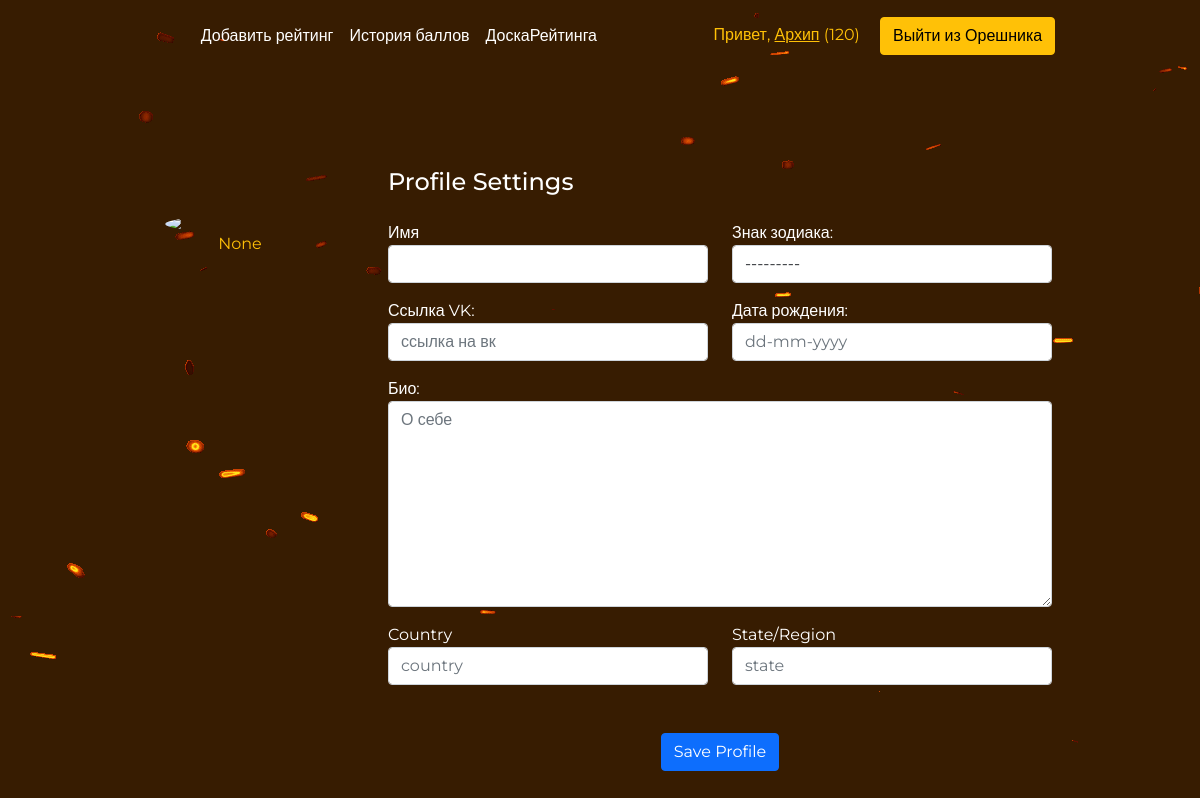
/orehus/personality/ (signed in), run on the app's committed database.
### nuts/models.py (models this page shows, shortened)
class CustomUser(AbstractUser):
    unchanged_name = models.TextField(verbose_name='Неизменяемое имя', max_length=20)
    bio = models.TextField(verbose_name='Обо мне', max_length=300, blank=True)
    rating = models.IntegerField(verbose_name='Рейтинг', default=0)
    birth_date = models.DateField(blank=True, )
    user_vk_url = models.URLField(blank=True, null=True)
    user_img = models.ImageField(upload_to='photos/%Y/%m/%d/', verbose_name='Фото', blank=True, null=True)
    user_zodiac = models.ForeignKey('UserZodiacSign', on_delete=models.PROTECT, verbose_name='Знак зодиака', null=True)
    class Meta:
        verbose_name = 'Пользователь'
        verbose_name_plural = 'Пользователи'
        ordering = ['-rating']

### nuts/views.py (the view)
# urls.py: path('orehus/personality/', user_settings, name='personality'),
def user_settings(request):
    if request.user.is_authenticated:
        if request.method == 'POST':
            form = UserSettingsForm(request.POST)
            if form.is_valid():
                user_pk = request.user.pk
                print(user_pk)
                get_current_user = CustomUser.objects.get(pk=user_pk)
                CustomUser.objects.filter(pk=user_pk).update(first_name=form.cleaned_data['first_name'])
                CustomUser.objects.filter(pk=user_pk).update(user_vk_url=form.cleaned_data['user_vk_url'])
                CustomUser.objects.filter(pk=user_pk).update(user_zodiac=form.cleaned_data['user_zodiac'])
                CustomUser.objects.filter(pk=user_pk).update(birth_date=form.cleaned_data['birth_date'])
                print(get_current_user)
                return render(request, 'personality.html', {"form": form})
        else:
            form = UserSettingsForm()
            user_pk = request.user.pk
            print(user_pk)
        return render(request, 'personality.html', {"form": form})
    else:
        redirect('login')

### nuts/forms.py
class UserSettingsForm(forms.ModelForm):
    class Meta:
        model = CustomUser
        fields = ['first_name', 'user_vk_url', 'user_zodiac', 'birth_date', 'bio']
        widgets = {
            'first_name': forms.TextInput(attrs={'class': 'form-control', 'type': 'text'}),
            'user_vk_url': forms.URLInput(attrs={'class': 'form-control', 'type': 'text',
                                                                'placeholder': 'ссылка на '
                                                                                                         'вк'}),
            'user_zodiac': forms.Select(attrs={'class': 'form-control'}),
            'birth_date': forms.DateInput(attrs={'class': 'form-control', 'placeholder':
            'dd-mm-yyyy'}),
            'bio': forms.Textarea(attrs={'class': 'form-control', 'rows': 8, 'placeholder': 'О себе', }),
        }

### nuts/models.py (called while the page is built)
    def __str__(self):
        return self.zodiac_sign

### nuts/templates/personality.html (shortened to what this page needs)
{% extends 'base.html' %}
{% load static %}
{% block content %}
<div class="container rounded bg-transparent mt-5 mb-5 text-white">
    <div class="row">
        <div class="col-md-3 border-right">
            <div class="d-flex flex-column align-items-center text-center p-3 py-5"><img class="rounded-circle mt-5"
                                                                                         width="150px"
                                                                                         src="https://st3.depositphotos.com/15648834/17930/v/600/depositphotos_179308454-stock-illustration-unknown-person-silhouette-glasses-profile.jpg"><a class="text-decoration-none"
                    href="{{ user.user_vk_url }}"><span class="text-warning">{{ user.user_vk_url }}</span></a></div>
        </div>
        <div class="col-md-9 border-right">
            <div class="p-3 py-5">
                <form action="{% url 'personality' %}" method="post">
                    <div class="d-flex justify-content-between align-items-center mb-3">
                        <h4 class="text-right">Profile Settings</h4>
                    </div>
                    <div class="row mt-2">
                        <div class="col-md-6"><label class="labels">Имя</label>{{ form.first_name }}</div>
                        <div class="col-md-6"><div class="col-md-12"><label class="labels">Знак зодиака:</label>
                            {{ form.user_zodiac }}
                        </div></div>
                    </div>
                    <div class="row mt-3">
                        <div class="col-md-6"><label class="labels">Ссылка VK:</label>{{ form.user_vk_url }}</div>
                        <div class="col-md-6"><label class="labels">Дата рождения:</label>{{ form.birth_date }}</div>
                        <div class="col-md-12 mt-3"><label class="labels">Био:</label> <br>{{ form.bio }}</div>
                    </div>
                    <div class="row mt-3">
                        <div class="col-md-6"><label class="labels">Country</label><input type="text" class="form-control" placeholder="country" value=""></div>
                        <div class="col-md-6"><label class="labels">State/Region</label><input type="text" class="form-control" value="" placeholder="state"></div>
                    </div>
                    <div class="mt-5 text-center"><button class="btn btn-primary profile-button" type="submit">Save
                        Profile</button></div>
            </div>
        </div>
    </div>
</div>
{% endblock %}

### templates/inc/_nav.html (shortened to what this page needs)
{% load static %}
<header class="p-3">
    <div class="container">
        <div class="d-flex flex-wrap align-items-center justify-content-center justify-content-lg-start">
            <ul class="nav col-12 col-lg-auto me-lg-auto mb-2 justify-content-center mb-md-0">
                {% if request.user.is_authenticated %}
                <li><a href="{% url 'addrating' %}" class="nav-link px-2 text-white">Добавить рейтинг</a></li>
                {% endif %}
                <li><a href="{% url 'ratinghistory' %}" class="nav-link px-2 text-white">История баллов</a></li>
                <li><a href="{% url 'leadboard' %}" class="nav-link px-2 text-white">ДоскаРейтинга</a></li>
            </ul>
            {% if request.user.is_authenticated %}
            <div class="text-end">
                <span class="text-warning me-3">Привет, <a href="{% url 'personality' %}"
                                                            class="text-warning shadow-none">
                    {{ user.unchanged_name }}</a> ({{user.rating}})</span>
                <a class="btn btn-warning" href="{% url 'logout' %}">Выйти из Орешника</a>
            </div>
            {% endif %}
        </div>
    </div>
</header>

### nutsrating/static/css/navbar.css (style rules this page uses)
body { margin: 0; padding: 0; font-family: "Montserrat", sans-serif; background-color: #371C01; background-image: url(../img/snow.gif); }
.container { margin: 0 auto; width: 80%; }

### data on the page
CustomUser: unchanged_name "Архип", rating "120", user_vk_url "None"
